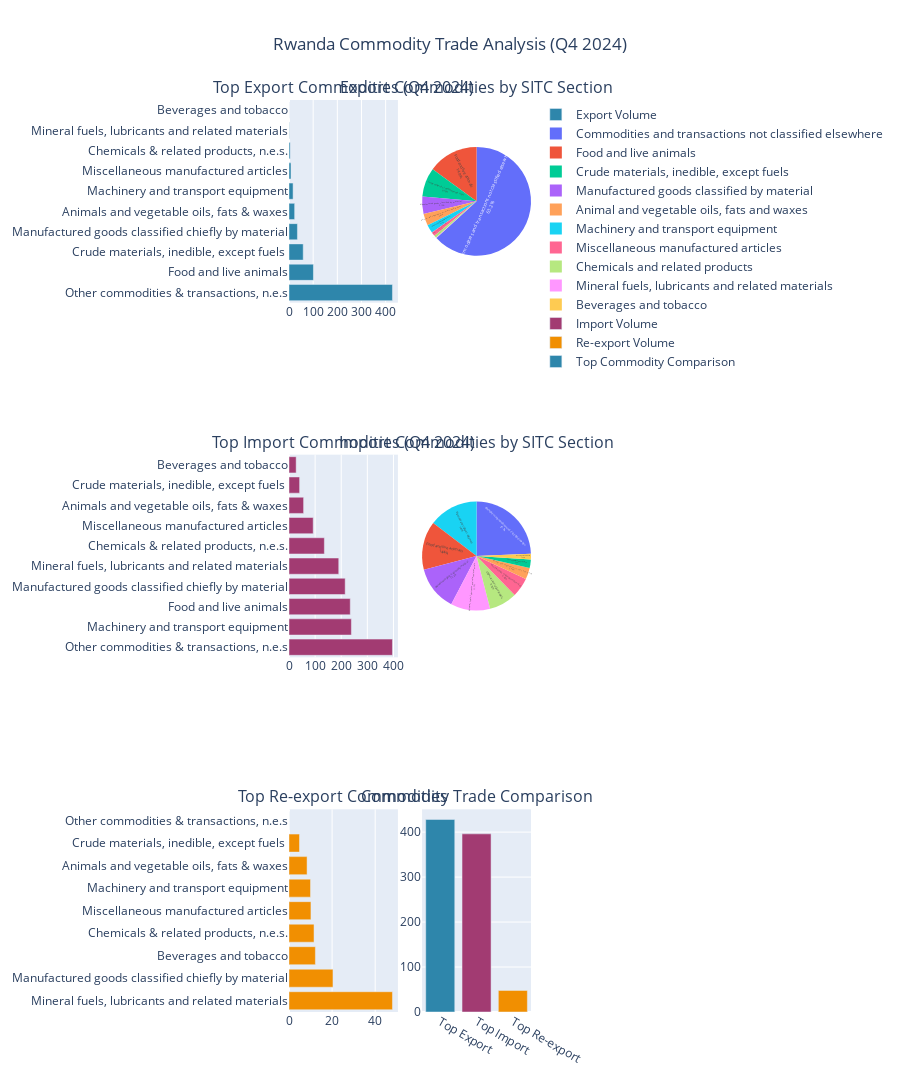

Source (notebook cell):
### Code cell
# Create comprehensive commodity analysis visualization - FIXED subplot issues
if all(sheet in cleaned_data for sheet in ['ExportsCommodity', 'ImportsCommodity', 'ReexportsCommodity']):
    export_comm = cleaned_data['ExportsCommodity']
    import_comm = cleaned_data['ImportsCommodity']
    reexport_comm = cleaned_data['ReexportsCommodity']
    
    # Create comprehensive commodity analysis - FIXED subplot specs
    fig_commodities = make_subplots(
        rows=3, cols=2,
        subplot_titles=(
            'Top Export Commodities (Q4 2024)',
            'Export Commodities by SITC Section',
            'Top Import Commodities (Q4 2024)',
            'Import Commodities by SITC Section',
            'Top Re-export Commodities',
            'Commodity Trade Comparison'
        ),
        specs=[[{"type": "bar"}, {"type": "domain"}],
               [{"type": "bar"}, {"type": "domain"}],
               [{"type": "bar"}, {"secondary_y": False}]]
    )
    
    # 1. Top Export Commodities
    top_export_comm = export_comm.nlargest(10, 'q4_2024')
    fig_commodities.add_trace(
        go.Bar(
            x=top_export_comm['q4_2024'],
            y=top_export_comm['description'],
            orientation='h',
            name='Export Volume',
            marker_color='#2E86AB'
        ),
        row=1, col=1
    )
    
    # 2. Export Commodities by SITC Section - FIXED: Pie chart in domain subplot
    export_sitc = export_comm.groupby('sitc_section')['q4_2024'].sum().sort_values(ascending=True)
    fig_commodities.add_trace(
        go.Pie(
            labels=[SITC_SECTIONS.get(sitc, f'SITC {sitc}') for sitc in export_sitc.index],
            values=export_sitc.values,
            name='Export by SITC',
            textinfo='label+percent',
            textposition='inside'
        ),
        row=1, col=2
    )
    
    # 3. Top Import Commodities
    top_import_comm = import_comm.nlargest(10, 'q4_2024')
    fig_commodities.add_trace(
        go.Bar(
            x=top_import_comm['q4_2024'],
            y=top_import_comm['description'],
            orientation='h',
            name='Import Volume',
            marker_color='#A23B72'
        ),
        row=2, col=1
    )
    
    # 4. Import Commodities by SITC Section - FIXED: Pie chart in domain subplot
    import_sitc = import_comm.groupby('sitc_section')['q4_2024'].sum().sort_values(ascending=True)
    fig_commodities.add_trace(
        go.Pie(
            labels=[SITC_SECTIONS.get(sitc, f'SITC {sitc}') for sitc in import_sitc.index],
            values=import_sitc.values,
            name='Import by SITC',
            textinfo='label+percent',
            textposition='inside'
        ),
        row=2, col=2
    )
    
    # 5. Top Re-export Commodities
    top_reexport_comm = reexport_comm.nlargest(10, 'q4_2024')
    fig_commodities.add_trace(
        go.Bar(
            x=top_reexport_comm['q4_2024'],
            y=top_reexport_comm['description'],
            orientation='h',
            name='Re-export Volume',
            marker_color='#F18F01'
        ),
        row=3, col=1
    )
    
    # 6. Commodity Trade Comparison
    # Compare top commodities across export, import, and re-export
    top_export_comm_name = top_export_comm.iloc[0]['description']
    top_import_comm_name = top_import_comm.iloc[0]['description']
    top_reexport_comm_name = top_reexport_comm.iloc[0]['description']
    
    export_val = top_export_comm.iloc[0]['q4_2024']
    import_val = top_import_comm.iloc[0]['q4_2024']
    reexport_val = top_reexport_comm.iloc[0]['q4_2024']
    
    fig_commodities.add_trace(
        go.Bar(
            x=['Top Export', 'Top Import', 'Top Re-export'],
            y=[export_val, import_val, reexport_val],
            name='Top Commodity Comparison',
            marker_color=['#2E86AB', '#A23B72', '#F18F01']
        ),
        row=3, col=2
    )
    
    # Update layout
    fig_commodities.update_layout(
        height=1200,
        title_text="Rwanda Commodity Trade Analysis (Q4 2024)",
        title_x=0.5,
        showlegend=True
    )
    
    fig_commodities.show()
    
    print("✅ Commodity analysis visualization completed")
else:
    print("❌ Commodity data not available for visualization")

### Figure 1 — Plotly figure (JSON) as saved in the notebook; plotly's stock layout.template omitted (floating-point values rounded to 4 significant figures)
{"data": [{"marker": {"color": "#2E86AB"}, "name": "Export Volume", "orientation": "h", "type": "bar", "x": [428.1, 101.1, 58.79, 34.87, 23.4, 16.87, 8.323, 4.878, 0.9407, 0.1016], "xaxis": "x", "y": ["Other commodities & transactions, n.e.s", "Food and live animals", "Crude materials, inedible, except fuels ", "Manufactured goods classified chiefly by material", "Animals and vegetable oils, fats & waxes", "Machinery and transport equipment", "Miscellaneous manufactured articles", "Chemicals & related products, n.e.s.", "Mineral fuels, lubricants and related materials", "Beverages and tobacco"], "yaxis": "y"}, {"domain": {"x": [0.55, 1], "y": [0.7778, 1]}, "labels": ["Beverages and tobacco", "Mineral fuels, lubricants and related materials", "Chemicals and related products", "Miscellaneous manufactured articles", "Machinery and transport equipment", "Animal and vegetable oils, fats and waxes", "Manufactured goods classified by material", "Crude materials, inedible, except fuels", "Food and live animals", "Commodities and transactions not classified elsewhere"], "name": "Export by SITC", "textinfo": "label+percent", "textposition": "inside", "type": "pie", "values": [0.1016, 0.9407, 4.878, 8.323, 16.87, 23.4, 34.87, 58.79, 101.1, 428.1]}, {"marker": {"color": "#A23B72"}, "name": "Import Volume", "orientation": "h", "type": "bar", "x": [396.2, 238.9, 234.6, 215.1, 190.5, 135.4, 92.66, 55.92, 40.66, 27.41], "xaxis": "x2", "y": ["Other commodities & transactions, n.e.s", "Machinery and transport equipment", "Food and live animals", "Manufactured goods classified chiefly by material", "Mineral fuels, lubricants and related materials", "Chemicals & related products, n.e.s.", "Miscellaneous manufactured articles", "Animals and vegetable oils, fats & waxes", "Crude materials, inedible, except fuels ", "Beverages and tobacco"], "yaxis": "y2"}, {"domain": {"x": [0.55, 1], "y": [0.3889, 0.6111]}, "labels": ["Beverages and tobacco", "Crude materials, inedible, except fuels", "Animal and vegetable oils, fats and waxes", "Miscellaneous manufactured articles", "Chemicals and related products", "Mineral fuels, lubricants and related materials", "Manufactured goods classified by material", "Food and live animals", "Machinery and transport equipment", "Commodities and transactions not classified elsewhere"], "name": "Import by SITC", "textinfo": "label+percent", "textposition": "inside", "type": "pie", "values": [27.41, 40.66, 55.92, 92.66, 135.4, 190.5, 215.1, 234.6, 238.9, 396.2]}, {"marker": {"color": "#F18F01"}, "name": "Re-export Volume", "orientation": "h", "type": "bar", "x": [48.01, 20.4, 12.25, 11.62, 10.18, 9.987, 8.387, 4.868, 0], "xaxis": "x3", "y": ["Mineral fuels, lubricants and related materials", "Manufactured goods classified chiefly by material", "Beverages and tobacco", "Chemicals & related products, n.e.s.", "Miscellaneous manufactured articles", "Machinery and transport equipment", "Animals and vegetable oils, fats & waxes", "Crude materials, inedible, except fuels ", "Other commodities & transactions, n.e.s"], "yaxis": "y3"}, {"marker": {"color": ["#2E86AB", "#A23B72", "#F18F01"]}, "name": "Top Commodity Comparison", "type": "bar", "x": ["Top Export", "Top Import", "Top Re-export"], "xaxis": "x4", "y": [428.1, 396.2, 48.01], "yaxis": "y4"}], "layout": {"annotations": [{"font": {"size": 16}, "showarrow": false, "text": "Top Export Commodities (Q4 2024)", "x": 0.225, "xanchor": "center", "xref": "paper", "y": 1, "yanchor": "bottom", "yref": "paper"}, {"font": {"size": 16}, "showarrow": false, "text": "Export Commodities by SITC Section", "x": 0.775, "xanchor": "center", "xref": "paper", "y": 1, "yanchor": "bottom", "yref": "paper"}, {"font": {"size": 16}, "showarrow": false, "text": "Top Import Commodities (Q4 2024)", "x": 0.225, "xanchor": "center", "xref": "paper", "y": 0.6111, "yanchor": "bottom", "yref": "paper"}, {"font": {"size": 16}, "showarrow": false, "text": "Import Commodities by SITC Section", "x": 0.775, "xanchor": "center", "xref": "paper", "y": 0.6111, "yanchor": "bottom", "yref": "paper"}, {"font": {"size": 16}, "showarrow": false, "text": "Top Re-export Commodities", "x": 0.225, "xanchor": "center", "xref": "paper", "y": 0.2222, "yanchor": "bottom", "yref": "paper"}, {"font": {"size": 16}, "showarrow": false, "text": "Commodity Trade Comparison", "x": 0.775, "xanchor": "center", "xref": "paper", "y": 0.2222, "yanchor": "bottom", "yref": "paper"}], "height": 1200, "showlegend": true, "title": {"text": "Rwanda Commodity Trade Analysis (Q4 2024)", "x": 0.5}, "xaxis": {"anchor": "y", "domain": [0, 0.45]}, "xaxis2": {"anchor": "y2", "domain": [0, 0.45]}, "xaxis3": {"anchor": "y3", "domain": [0, 0.45]}, "xaxis4": {"anchor": "y4", "domain": [0.55, 1]}, "yaxis": {"anchor": "x", "domain": [0.7778, 1]}, "yaxis2": {"anchor": "x2", "domain": [0.3889, 0.6111]}, "yaxis3": {"anchor": "x3", "domain": [0, 0.2222]}, "yaxis4": {"anchor": "x4", "domain": [0, 0.2222]}}}
